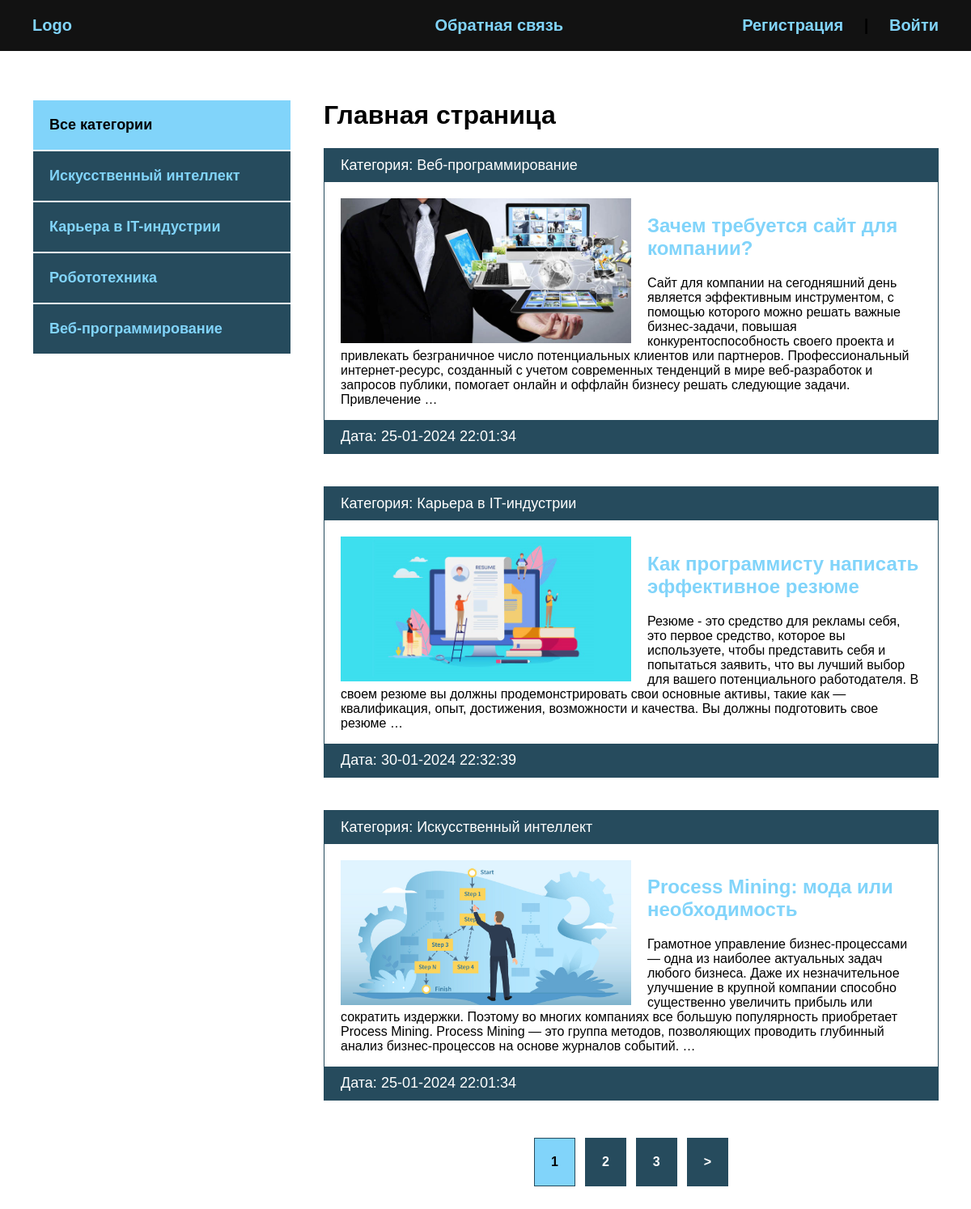
The page / on the database its author committed.
### blog/models.py (models this page shows, shortened)
class Category(models.Model):
    name = models.CharField(max_length=100, verbose_name="Категория")
    slug = models.SlugField(max_length=100, unique=True, verbose_name="URL")
    def __str__(self):
        return self.name
    def get_absolute_url(self):
        return reverse('category', kwargs={'cat_slug': self.slug})
    class Meta:
        verbose_name = "Категорию"
        verbose_name_plural = "Категории"

class Blog(models.Model):
    title = models.CharField(max_length=255, verbose_name="Название")
    slug = models.SlugField(max_length=255, unique=True, verbose_name="URL")
    content = models.TextField(blank=True, verbose_name="Контент")
    photo = models.ImageField(upload_to="photos/%Y/%m/%d/", blank=True, verbose_name="Фото")
    time_created = models.DateTimeField(auto_now_add=True, verbose_name="Дата публикации")
    time_update = models.DateTimeField(auto_now=True, verbose_name="Дата обновления")
    is_published = models.BooleanField(default=True, verbose_name="Опубликовано")
    cat = models.ForeignKey('Category', on_delete=models.PROTECT, verbose_name="Категория")
    def get_absolute_url(self):
        return reverse('post', kwargs={'post_slug': self.slug})
    class Meta:
        verbose_name = "Новость"
        verbose_name_plural = "Новости"

### blog/views.py (the view)
# urls.py: path('', BlogHome.as_view(), name='index'),
class BlogHome(DataMixin, ListView):
    model = Blog
    template_name = 'blog/index.html'
    context_object_name = 'posts'
    def get_context_data(self, *, object_list=None, **kwargs):
        context = super().get_context_data(**kwargs)
        c_def = self.get_user_context(title='Главная страница')
        return dict(list(context.items()) + list(c_def.items()))
    def get_queryset(self):
        return Blog.objects.filter(is_published=True).select_related('cat')

### blog/utils.py (called while the page is built)
    def get_user_context(self, **kwargs):
        context = kwargs
        cats = Category.objects.annotate(Count('blog'))
        user_menu = menu.copy()
        if not self.request.user.is_authenticated:
            user_menu.pop(0)
        context['menu'] = user_menu
        context['cats'] = cats
        if 'cat_selected' not in context:
            context['cat_selected'] = 0
        return context

### blog/templates/blog/index.html
{% extends 'blog/base.html' %}
{% load static %}
{% block content %}
<h1>{{ title }}</h1>
<ul>
    {% for p in posts %}
    <li>
        <p class="first">Категория: {{ p.cat }}</p>
        <div class="text">
            {% if p.photo %}
            <img class="image" src="{{ p.photo.url }}" alt="">
            {% else %}
            <img src="{% static 'blog/default.jpg' %}" class="image" alt="">
            {% endif %}
            <h2><a href="{{ p.get_absolute_url }}">{{ p.title }}</a></h2>
            <p>{{ p.content|striptags|truncatewords:50 }}</p>
        </div>
        <p class="date">Дата: {{ p.time_update|date:"d-m-Y H:i:s" }}</p>
    </li>
    {% endfor %}
</ul>
{% endblock %}

### blog/templates/blog/base.html (shortened to what this page needs)
<!DOCTYPE html>
{% load static %}
{% load blog_tags %}
<html lang="en">
<head>
    <link rel="stylesheet" href="{% static 'css/style.css' %}">
</head>
<body>
    <div class="header">
        <div class="wrap">
            <ul class="mainmenu">
                <li class="logo"><a href="{% url 'index' %}">Logo</a></li>
                {% for m in menu %}
                <li class="last"><a href="{% url m.url_name %}">{{ m.title }}</a></li>
                {% endfor %}
                {% if request.user.is_authenticated %}
                <li class="last">{{user.username}} | <a href="{% url 'logout' %}">Выйти</a></li>
                {% else %}
                <li class="last"><a href="{% url 'register' %}">Регистрация</a> | <a href="{% url 'login' %}">Войти</a></li>
                {% endif %}
            </ul>
        </div>
    </div>
    <div class="content">
        <div class="wrap">
            <div class="sidebar">
                <ul>
                    {% if cat_selected == 0%}
                    <li class="selected">Все категории</li>
                    {% else %}
                    <li><a href="{% url 'index' %}">Все категории</a></li>
                    {% endif %}
                    {% for c in cats %}
                        {% if c.blog__count > 0 %}
                            {% if c.pk == cat_selected %}
                            <li class="selected">{{ c.name }}</li>
                            {% else %}
                            <li><a href="{{ c.get_absolute_url }}">{{ c.name }}</a></li>
                            {% endif %}
                        {% endif %}
                    {% endfor %}
                </ul>
            </div>
            <div class="main">
                {% block content %}
                {% endblock %}
                {% if page_obj.has_other_pages %}
                <div>
                    <ul class="list-pages">
                        {% for p in paginator.page_range %}
                            {% if page_obj.number == p %}
                                <li class="page-num page-num-selected">{{ p }}</li>
                            {% elif p >= page_obj.number|add:-2 and p <= page_obj.number|add:2 %}
                                <li class="page-num"><a href="?page={{ p }}">{{ p }}</a></li>
                            {% endif %}
                        {% endfor %}
                        {% if page_obj.has_next %}
                            <li class="page-num">
                                <a href="?page={{ page_obj.next_page_number }}">&gt;</a>
                            </li>
                        {% endif %}
                    </ul>
                </div>
                {% endif %}
            </div>
        </div>
    </div>
</body>
</html>

### blog/static/css/style.css (style rules this page uses)
body { margin: 0; padding: 0; background: #264b5d; font-family: Verdana, Geneva, Tahoma, sans-serif; }
.wrap { max-width: 1200px; margin: 0 auto; }
.content .wrap { background: #fff; padding: 40px; box-sizing: border-box; display: flex; }
ul { list-style: none; margin: 0; padding: 0; }
a { color: #81d4fa; text-decoration: none; padding: 20px; }
.header { background: #121212; }
.mainmenu { display: flex; align-items: center; font-size: 20px; font-weight: bold; padding: 20px; }
.logo { flex-basis: 20%; }
.last { flex-basis: 40%; text-align: right; }
.sidebar ul { width: 320px; margin-right: 40px; margin-top: 20px; }
.sidebar a { padding: 20px; display: block; border: 1px solid #fff; background: #264b5d; font-weight: bold; font-size: 18px; }
.selected { font-size: 18px; padding: 20px; border: 1px solid #fff; font-weight: bold; background: #81d4fa; }
.main li { border: 1px solid #264b5d; margin-bottom: 40px; }
.first, .date { padding: 10px 20px; background: #264b5d; font-size: 18px; color: #fff; margin: 0; }
.image { float: left; margin-right: 20px; max-width: 50%; }
.text { padding: 20px 20px 0; }
.text { margin-top: 0; }
.text a { padding-left: 0; }
.list-pages { display: flex; justify-content: center; }
.list-pages .page-num-selected { background: #81d4fa; padding: 20px; }
.list-pages a { background: #264b5d; padding: 20px; display: block; color: #fff; }
.page-num { margin: 6px; font-weight: bold; }
.last a { display: inline; }

### rows shown on the page
Category: name "Искусственный интеллект"
Category: name "Карьера в IT-индустрии"
Category: name "Робототехника"
Category: name "Веб-программирование"
Blog: cat "Веб-программирование", photo (picture), title "Зачем требуется сайт для компании?", content "Сайт для компании на сегодняшний день является эффективным инструментом, с помощью которого можно решать важные бизнес-задачи, повышая конкурентоспособность своего проекта и привлекать безграничное число потенциальных клиентов или партнеров. Профессиональный интернет-ресурс, созданный с учетом современных тенденций в мире веб-разработок и запросов публики, помогает онлайн и оффлайн бизнесу решать следующие задачи. Привлечение …", time_update "25-01-2024 22:01:34"
Blog: cat "Карьера в IT-индустрии", photo (picture), title "Как программисту написать эффективное резюме", content "Резюме - это средство для рекламы себя, это первое средство, которое вы используете, чтобы представить себя и попытаться заявить, что вы лучший выбор для вашего потенциального работодателя. В своем резюме вы должны продемонстрировать свои основные активы, такие как — квалификация, опыт, достижения, возможности и качества. Вы должны подготовить свое резюме …", time_update "30-01-2024 22:32:39"
Blog: cat "Искусственный интеллект", photo (picture), title "Process Mining: мода или необходимость", content "Грамотное управление бизнес-процессами — одна из наиболее актуальных задач любого бизнеса. Даже их незначительное улучшение в крупной компании способно существенно увеличить прибыль или сократить издержки. Поэтому во многих компаниях все большую популярность приобретает Process Mining. Process Mining — это группа методов, позволяющих проводить глубинный анализ бизнес-процессов на основе журналов событий. …", time_update "25-01-2024 22:01:34"

### other values the page prints
{{ m.title }} "Обратная связь"
{{ title }} "Главная страница"
{{ p }} "1"
{{ p }} "2" "3"
